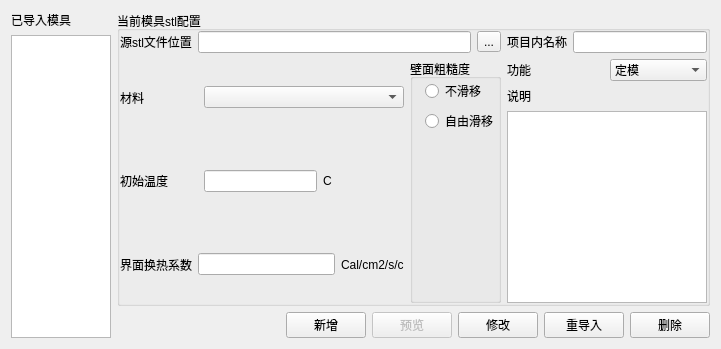
      <widget class="QWidget" name="tab_mold">
       <attribute name="title">
        <string>模具配置</string>
       </attribute>
       <layout class="QHBoxLayout" name="horizontalLayout_9">
        <item>
         <widget class="QFrame" name="frame_8">
          <property name="sizePolicy">
           <sizepolicy hsizetype="Fixed" vsizetype="Preferred">
            <horstretch>0</horstretch>
            <verstretch>0</verstretch>
           </sizepolicy>
          </property>
          <property name="frameShape">
           <enum>QFrame::NoFrame</enum>
          </property>
          <property name="frameShadow">
           <enum>QFrame::Raised</enum>
          </property>
          <layout class="QVBoxLayout" name="verticalLayout_17">
           <property name="leftMargin">
            <number>0</number>
           </property>
           <property name="topMargin">
            <number>0</number>
           </property>
           <property name="rightMargin">
            <number>0</number>
           </property>
           <property name="bottomMargin">
            <number>0</number>
           </property>
           <item>
            <widget class="QLabel" name="label_10">
             <property name="text">
              <string>已导入模具</string>
             </property>
            </widget>
           </item>
           <item>
            <widget class="QListWidget" name="listWidget_addedStlMolds">
             <property name="maximumSize">
              <size>
               <width>100</width>
               <height>16777215</height>
              </size>
             </property>
            </widget>
           </item>
          </layout>
         </widget>
        </item>
        <item>
         <widget class="QFrame" name="frame_9">
          <property name="frameShape">
           <enum>QFrame::NoFrame</enum>
          </property>
          <property name="frameShadow">
           <enum>QFrame::Raised</enum>
          </property>
          <layout class="QVBoxLayout" name="verticalLayout_18">
           <property name="leftMargin">
            <number>0</number>
           </property>
           <property name="topMargin">
            <number>0</number>
           </property>
           <property name="rightMargin">
            <number>0</number>
           </property>
           <property name="bottomMargin">
            <number>0</number>
           </property>
           <item>
            <widget class="QGroupBox" name="groupBox_2">
             <property name="sizePolicy">
              <sizepolicy hsizetype="Preferred" vsizetype="Expanding">
               <horstretch>0</horstretch>
               <verstretch>0</verstretch>
              </sizepolicy>
             </property>
             <property name="title">
              <string>当前模具stl配置</string>
             </property>
             <layout class="QHBoxLayout" name="horizontalLayout_12">
              <property name="leftMargin">
               <number>0</number>
              </property>
              <property name="topMargin">
               <number>0</number>
              </property>
              <property name="rightMargin">
               <number>0</number>
              </property>
              <property name="bottomMargin">
               <number>0</number>
              </property>
              <item>
               <widget class="QFrame" name="frame_21">
                <property name="frameShape">
                 <enum>QFrame::NoFrame</enum>
                </property>
                <property name="frameShadow">
                 <enum>QFrame::Raised</enum>
                </property>
                <layout class="QVBoxLayout" name="verticalLayout_19">
                 <property name="leftMargin">
                  <number>0</number>
                 </property>
                 <property name="topMargin">
                  <number>0</number>
                 </property>
                 <property name="rightMargin">
                  <number>0</number>
                 </property>
                 <property name="bottomMargin">
                  <number>0</number>
                 </property>
                 <item>
                  <widget class="QFrame" name="frame_23">
                   <property name="frameShape">
                    <enum>QFrame::NoFrame</enum>
                   </property>
                   <property name="frameShadow">
                    <enum>QFrame::Raised</enum>
                   </property>
                   <layout class="QHBoxLayout" name="horizontalLayout_13">
                    <property name="leftMargin">
                     <number>0</number>
                    </property>
                    <property name="topMargin">
                     <number>0</number>
                    </property>
                    <property name="rightMargin">
                     <number>0</number>
                    </property>
                    <property name="bottomMargin">
                     <number>0</number>
                    </property>
                    <item>
                     <widget class="QLabel" name="label_12">
                      <property name="text">
                       <string>源stl文件位置</string>
                      </property>
                     </widget>
                    </item>
                    <item>
                     <widget class="QLineEdit" name="lineEdit_originalStlPath"/>
                    </item>
                    <item>
                     <widget class="QToolButton" name="toolButton_stlSourcePath">
                      <property name="text">
                       <string>...</string>
                      </property>
                     </widget>
                    </item>
                   </layout>
                  </widget>
                 </item>
                 <item>
                  <widget class="QFrame" name="frame_24">
                   <property name="sizePolicy">
                    <sizepolicy hsizetype="Preferred" vsizetype="Expanding">
                     <horstretch>0</horstretch>
                     <verstretch>0</verstretch>
                    </sizepolicy>
                   </property>
                   <property name="frameShape">
                    <enum>QFrame::NoFrame</enum>
                   </property>
                   <property name="frameShadow">
                    <enum>QFrame::Raised</enum>
                   </property>
                   <layout class="QHBoxLayout" name="horizontalLayout_14">
                    <property name="leftMargin">
                     <number>0</number>
                    </property>
                    <property name="topMargin">
                     <number>0</number>
                    </property>
                    <property name="rightMargin">
                     <number>0</number>
                    </property>
                    <property name="bottomMargin">
                     <number>0</number>
                    </property>
                    <item>
                     <widget class="QFrame" name="frame_25">
                      <property name="sizePolicy">
                       <sizepolicy hsizetype="Preferred" vsizetype="Expanding">
                        <horstretch>0</horstretch>
                        <verstretch>0</verstretch>
                       </sizepolicy>
                      </property>
                      <property name="frameShape">
                       <enum>QFrame::NoFrame</enum>
                      </property>
                      <property name="frameShadow">
                       <enum>QFrame::Raised</enum>
                      </property>
                      <layout class="QVBoxLayout" name="verticalLayout_22">
                       <property name="leftMargin">
                        <number>0</number>
                       </property>
                       <property name="topMargin">
                        <number>0</number>
                       </property>
                       <property name="rightMargin">
                        <number>0</number>
                       </property>
                       <property name="bottomMargin">
                        <number>0</number>
                       </property>
                       <item>
                        <widget class="QFrame" name="frame_29">
                         <property name="sizePolicy">
                          <sizepolicy hsizetype="Fixed" vsizetype="Preferred">
                           <horstretch>0</horstretch>
                           <verstretch>0</verstretch>
                          </sizepolicy>
                         </property>
                         <property name="frameShape">
                          <enum>QFrame::NoFrame</enum>
                         </property>
                         <property name="frameShadow">
                          <enum>QFrame::Raised</enum>
                         </property>
                         <layout class="QHBoxLayout" name="horizontalLayout_17">
                          <property name="leftMargin">
                           <number>0</number>
                          </property>
                          <property name="topMargin">
                           <number>0</number>
                          </property>
                          <property name="rightMargin">
                           <number>0</number>
                          </property>
                          <property name="bottomMargin">
                           <number>0</number>
                          </property>
                          <item>
                           <widget class="QLabel" name="label_16">
                            <property name="minimumSize">
                             <size>
                              <width>78</width>
                              <height>0</height>
                             </size>
                            </property>
                            <property name="text">
                             <string>材料</string>
                            </property>
                           </widget>
                          </item>
                          <item>
                           <widget class="TreeViewComboBox" name="comboBox_MoldMaterialId">
                            <property name="minimumSize">
                             <size>
                              <width>200</width>
                              <height>0</height>
                             </size>
                            </property>
                            <property name="maximumSize">
                             <size>
                              <width>100</width>
                              <height>16777215</height>
                             </size>
                            </property>
                           </widget>
                          </item>
                         </layout>
                        </widget>
                       </item>
                       <item>
                        <widget class="QFrame" name="frame_30">
                         <property name="frameShape">
                          <enum>QFrame::NoFrame</enum>
                         </property>
                         <property name="frameShadow">
                          <enum>QFrame::Raised</enum>
                         </property>
                         <layout class="QHBoxLayout" name="horizontalLayout_18">
                          <property name="leftMargin">
                           <number>0</number>
                          </property>
                          <property name="topMargin">
                           <number>0</number>
                          </property>
                          <property name="rightMargin">
                           <number>0</number>
                          </property>
                          <property name="bottomMargin">
                           <number>0</number>
                          </property>
                          <item>
                           <widget class="QLabel" name="label_17">
                            <property name="minimumSize">
                             <size>
                              <width>78</width>
                              <height>0</height>
                             </size>
                            </property>
                            <property name="text">
                             <string>初始温度</string>
                            </property>
                           </widget>
                          </item>
                          <item>
                           <widget class="QLineEdit" name="lineEdit_moldMaterialInitialTemperature"/>
                          </item>
                          <item>
                           <widget class="QLabel" name="label_18">
                            <property name="minimumSize">
                             <size>
                              <width>81</width>
                              <height>0</height>
                             </size>
                            </property>
                            <property name="text">
                             <string>C</string>
                            </property>
                           </widget>
                          </item>
                         </layout>
                        </widget>
                       </item>
                       <item>
                        <widget class="QFrame" name="frame_31">
                         <property name="frameShape">
                          <enum>QFrame::NoFrame</enum>
                         </property>
                         <property name="frameShadow">
                          <enum>QFrame::Raised</enum>
                         </property>
                         <layout class="QHBoxLayout" name="horizontalLayout_19">
                          <property name="leftMargin">
                           <number>0</number>
                          </property>
                          <property name="topMargin">
                           <number>0</number>
                          </property>
                          <property name="rightMargin">
                           <number>0</number>
                          </property>
                          <property name="bottomMargin">
                           <number>0</number>
                          </property>
                          <item>
                           <widget class="QLabel" name="label_19">
                            <property name="text">
                             <string>界面换热系数</string>
                            </property>
                           </widget>
                          </item>
                          <item>
                           <widget class="QLineEdit" name="lineEdit_moldHeatExchangeCoefficient">
                            <property name="minimumSize">
                             <size>
                              <width>20</width>
                              <height>0</height>
                             </size>
                            </property>
                           </widget>
                          </item>
                          <item>
                           <widget class="QLabel" name="label_20">
                            <property name="text">
                             <string>Cal/cm2/s/c</string>
                            </property>
                           </widget>
                          </item>
                         </layout>
                        </widget>
                       </item>
                      </layout>
                     </widget>
                    </item>
                    <item>
                     <widget class="QGroupBox" name="groupBox_3">
                      <property name="sizePolicy">
                       <sizepolicy hsizetype="Preferred" vsizetype="Minimum">
                        <horstretch>0</horstretch>
                        <verstretch>0</verstretch>
                       </sizepolicy>
                      </property>
                      <property name="maximumSize">
                       <size>
                        <width>150</width>
                        <height>16777215</height>
                       </size>
                      </property>
                      <property name="title">
                       <string>壁面粗糙度</string>
                      </property>
                      <layout class="QVBoxLayout" name="verticalLayout_23">
                       <property name="leftMargin">
                        <number>12</number>
                       </property>
                       <property name="topMargin">
                        <number>0</number>
                       </property>
                       <property name="rightMargin">
                        <number>0</number>
                       </property>
                       <property name="bottomMargin">
                        <number>0</number>
                       </property>
                       <item>
                        <widget class="QRadioButton" name="radioButton_noSlipOn">
                         <property name="text">
                          <string>不滑移</string>
                         </property>
                        </widget>
                       </item>
                       <item>
                        <widget class="QRadioButton" name="radioButton_freeSlipOn">
                         <property name="text">
                          <string>自由滑移</string>
                         </property>
                        </widget>
                       </item>
                       <item>
                        <spacer name="verticalSpacer_7">
                         <property name="orientation">
                          <enum>Qt::Vertical</enum>
                         </property>
                         <property name="sizeHint" stdset="0">
                          <size>
                           <width>20</width>
                           <height>40</height>
                          </size>
                         </property>
                        </spacer>
                       </item>
                      </layout>
                     </widget>
                    </item>
                   </layout>
                  </widget>
                 </item>
                </layout>
               </widget>
              </item>
              <item>
               <widget class="QFrame" name="frame_22">
                <property name="maximumSize">
                 <size>
                  <width>200</width>
                  <height>16777215</height>
                 </size>
                </property>
                <property name="frameShape">
                 <enum>QFrame::NoFrame</enum>
                </property>
                <property name="frameShadow">
                 <enum>QFrame::Raised</enum>
                </property>
                <layout class="QVBoxLayout" name="verticalLayout_20">
                 <property name="leftMargin">
                  <number>0</number>
                 </property>
                 <property name="topMargin">
                  <number>0</number>
                 </property>
                 <property name="rightMargin">
                  <number>0</number>
                 </property>
                 <property name="bottomMargin">
                  <number>0</number>
                 </property>
                 <item>
                  <widget class="QFrame" name="frame_28">
                   <property name="sizePolicy">
                    <sizepolicy hsizetype="Minimum" vsizetype="Preferred">
                     <horstretch>0</horstretch>
                     <verstretch>0</verstretch>
                    </sizepolicy>
                   </property>
                   <property name="frameShape">
                    <enum>QFrame::NoFrame</enum>
                   </property>
                   <property name="frameShadow">
                    <enum>QFrame::Raised</enum>
                   </property>
                   <layout class="QHBoxLayout" name="horizontalLayout_15">
                    <property name="leftMargin">
                     <number>0</number>
                    </property>
                    <property name="topMargin">
                     <number>0</number>
                    </property>
                    <property name="rightMargin">
                     <number>0</number>
                    </property>
                    <property name="bottomMargin">
                     <number>0</number>
                    </property>
                    <item>
                     <widget class="QLabel" name="label_13">
                      <property name="text">
                       <string>项目内名称</string>
                      </property>
                     </widget>
                    </item>
                    <item>
                     <widget class="QLineEdit" name="lineEdit_inProjectName"/>
                    </item>
                   </layout>
                  </widget>
                 </item>
                 <item>
                  <widget class="QFrame" name="frame_26">
                   <property name="sizePolicy">
                    <sizepolicy hsizetype="Preferred" vsizetype="Minimum">
                     <horstretch>0</horstretch>
                     <verstretch>0</verstretch>
                    </sizepolicy>
                   </property>
                   <property name="minimumSize">
                    <size>
                     <width>100</width>
                     <height>0</height>
                    </size>
                   </property>
                   <property name="frameShape">
                    <enum>QFrame::NoFrame</enum>
                   </property>
                   <property name="frameShadow">
                    <enum>QFrame::Raised</enum>
                   </property>
                   <layout class="QHBoxLayout" name="horizontalLayout_16">
                    <property name="leftMargin">
                     <number>0</number>
                    </property>
                    <property name="topMargin">
                     <number>0</number>
                    </property>
                    <property name="rightMargin">
                     <number>0</number>
                    </property>
                    <property name="bottomMargin">
                     <number>0</number>
                    </property>
                    <item>
                     <widget class="QLabel" name="label_14">
                      <property name="text">
                       <string>功能</string>
                      </property>
                     </widget>
                    </item>
                    <item>
                     <widget class="QComboBox" name="comboBox_moldFunction">
                      <item>
                       <property name="text">
                        <string>定模</string>
                       </property>
                      </item>
                      <item>
                       <property name="text">
                        <string>动模</string>
                       </property>
                      </item>
                      <item>
                       <property name="text">
                        <string>浇口</string>
                       </property>
                      </item>
                      <item>
                       <property name="text">
                        <string>冒口</string>
                       </property>
                      </item>
                      <item>
                       <property name="text">
                        <string>型芯</string>
                       </property>
                      </item>
                     </widget>
                    </item>
                   </layout>
                  </widget>
                 </item>
                 <item>
                  <widget class="QFrame" name="frame_27">
                   <property name="sizePolicy">
                    <sizepolicy hsizetype="Expanding" vsizetype="Expanding">
                     <horstretch>0</horstretch>
                     <verstretch>0</verstretch>
                    </sizepolicy>
                   </property>
                   <property name="minimumSize">
                    <size>
                     <width>0</width>
                     <height>0</height>
                    </size>
                   </property>
                   <property name="frameShape">
                    <enum>QFrame::NoFrame</enum>
                   </property>
                   <property name="frameShadow">
                    <enum>QFrame::Raised</enum>
                   </property>
                   <layout class="QVBoxLayout" name="verticalLayout_21">
                    <property name="leftMargin">
                     <number>0</number>
                    </property>
                    <property name="topMargin">
                     <number>0</number>
                    </property>
                    <property name="rightMargin">
                     <number>0</number>
                    </property>
                    <property name="bottomMargin">
                     <number>0</number>
                    </property>
                    <item>
                     <widget class="QLabel" name="label_15">
                      <property name="text">
                       <string>说明</string>
                      </property>
                     </widget>
                    </item>
                    <item>
                     <widget class="QPlainTextEdit" name="plainTextEdit_moldComment">
                      <property name="minimumSize">
                       <size>
                        <width>0</width>
                        <height>0</height>
                       </size>
                      </property>
                     </widget>
                    </item>
                   </layout>
                  </widget>
                 </item>
                </layout>
               </widget>
              </item>
             </layout>
            </widget>
           </item>
           <item>
            <widget class="QFrame" name="frame_20">
             <property name="sizePolicy">
              <sizepolicy hsizetype="Fixed" vsizetype="Preferred">
               <horstretch>0</horstretch>
               <verstretch>0</verstretch>
              </sizepolicy>
             </property>
             <property name="layoutDirection">
              <enum>Qt::RightToLeft</enum>
             </property>
             <property name="frameShape">
              <enum>QFrame::NoFrame</enum>
             </property>
             <property name="frameShadow">
              <enum>QFrame::Raised</enum>
             </property>
             <layout class="QHBoxLayout" name="horizontalLayout_11">
              <property name="leftMargin">
               <number>0</number>
              </property>
              <property name="topMargin">
               <number>0</number>
              </property>
              <property name="rightMargin">
               <number>0</number>
              </property>
              <property name="bottomMargin">
               <number>0</number>
              </property>
              <item>
               <widget class="QPushButton" name="pushButton_deleteMold">
                <property name="text">
                 <string>删除</string>
                </property>
               </widget>
              </item>
              <item>
               <widget class="QPushButton" name="pushButton_reloadMold">
                <property name="text">
                 <string>重导入</string>
                </property>
               </widget>
              </item>
              <item>
               <widget class="QPushButton" name="pushButton_modifyMold">
                <property name="text">
                 <string>修改</string>
                </property>
               </widget>
              </item>
              <item>
               <widget class="QPushButton" name="pushButton_previewMold">
                <property name="enabled">
                 <bool>false</bool>
                </property>
                <property name="text">
                 <string>预览</string>
                </property>
               </widget>
              </item>
              <item>
               <widget class="QPushButton" name="pushButton_addMold">
                <property name="text">
                 <string>新增</string>
                </property>
               </widget>
              </item>
             </layout>
            </widget>
           </item>
          </layout>
         </widget>
        </item>
       </layout>
      </widget>
